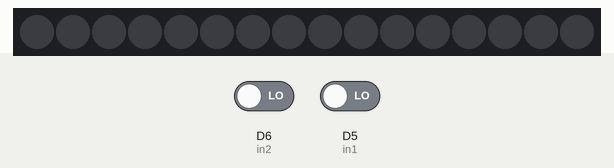
A sketch run on a simulated ESP8266 (NodeMCU). Parts: 16 RGB LEDs in strip order, left to right. The test bench sets the inputs (shaded band); at power-on: D6 (in2) LOW, D5 (in1) LOW. Dim RGB values are drawn brighter than linear.

Above: at 1.2 s.
1.3 s: D6 (in2) driven HIGH
At 1.7 s:
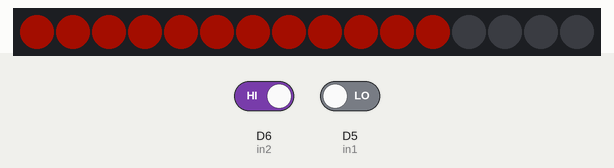
4.3 s: D5 (in1) driven HIGH
At 4.45 s:
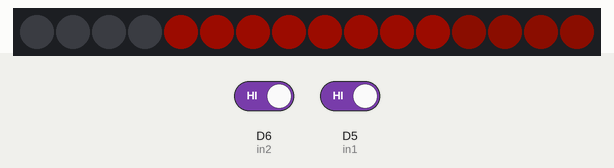
7.3 s: D6 (in2) driven LOW
At 8.0 s:
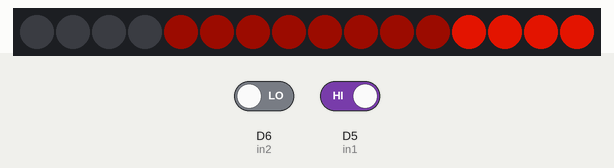
8.8 s: D6 (in2) driven HIGH
At 9.46 s:
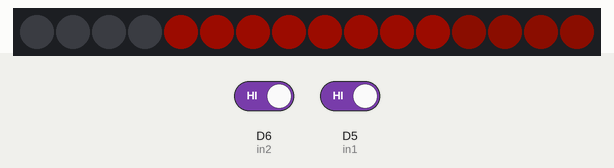
Timing chart, 0 to 11.8 s (numbered marks = the images above; inputs shaded):
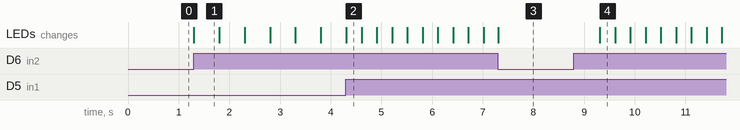

The sketch:

LED_control.ino
```cpp
#define FASTLED_ESP8266_RAW_PIN_ORDER
#include <FastLED.h>

/* *** Pinout ***
 *  Input pin 1: D5
 *  Input pin 2: D6
 *  LED output: D8
*/

// LED setup
#define NUM_LEDS 16  // Change to match the number of addressable LEDs used
#define DATA_PIN D8  // Signal line for LEDs is pin D8
int whichLED = 0;

// LED positions, to be used in loops. Numbered in order of wiring.
// Skull eyes (4)
const int waitingPosStart = 12;
const int waitingPosEnd = 16;
// Candy dispense slot (4)
const int dispensingPosStart = 0;
const int dispensingPosEnd = 4;
// Internal (8)
const int displayPosStart = 4;
const int displayPosEnd = 12;

// Define the array of leds
CRGB leds[NUM_LEDS];

// Input pins
const int in1 = D5;
const int in2 = D6;


void setup()
{
   FastLED.addLeds<WS2812B, DATA_PIN, GRB>(leds, NUM_LEDS);  // GRB ordering is typical

  // Listener pins
  pinMode(in1, INPUT);
  pinMode(in2, INPUT);
}

void loop()
{
  // 01
  while(digitalRead(in1) == LOW && digitalRead(in2) == HIGH)
  {
    dispensingLights();
    yield();
  }
  // 10
  while(digitalRead(in1) == HIGH && digitalRead(in2) == LOW)
  {
    errorLights();
    yield();
  }
  // 11
  while(digitalRead(in1) == HIGH && digitalRead(in2) == HIGH)
  {
    waitingLights();
    yield();
  }
}

void waitingLights()
{

  // Dim display lights
  for(int i = displayPosStart; i < displayPosEnd; i++)
  {
    leds[i] = CHSV(8, 255, 85);
  }
  // Disable dispensing lights
  for(int i = dispensingPosStart; i < dispensingPosEnd; i++)
  {
    leds[i] = CHSV(8, 255, 0);
  }
  // Brighten waiting lights
  for(int i = waitingPosStart; i < waitingPosEnd; i++)
  {
    leds[i] = CHSV(8, 255, 50);
  }
  FastLED.show();

  // Waiting lights inhale
  for(int x = 55; x < 255; x++)
  {
    for(int i = waitingPosStart; i < waitingPosEnd; i++)
    {
      leds[i] = CHSV(8, 255, x);
    }
    if(digitalRead(in1) == HIGH && digitalRead(in2) == HIGH)
    {
      FastLED.show();
      delay(12);
    }
    else
    {
      break;
    }
  }

  // Waiting lights exhale
  for(int x = 255; x > 55; x--)
  {
    for(int i = waitingPosStart; i < waitingPosEnd; i++)
    {
      leds[i] = CHSV(8, 255, x);
    }
    if(digitalRead(in1) == HIGH && digitalRead(in2) == HIGH)
    {
      FastLED.show();
      delay(12);
    }
    else
    {
      break;
    }
  }
}

void dispensingLights()
{
  // Disable waiting lights
  for(int i = waitingPosStart; i < waitingPosEnd; i++)
  {
    leds[i] = CHSV(8, 255, 0);
  }
  // Brighten dispensing lights
  for(int i = dispensingPosStart; i < dispensingPosEnd; i++)
  {
    leds[i] = CHSV(8, 255, 100);
  }
  // Brighten display lights
  for(int i = displayPosStart; i < displayPosEnd; i++)
  {
    leds[i] = CHSV(8, 255, 100);
  }
  FastLED.show();
  delay(500);

  // Dim dispensing lights
  for(int i = dispensingPosStart; i < dispensingPosEnd; i++)
  {
    leds[i] = CHSV(8, 255, 50);
  }
  // Dim display lights
  for(int i = displayPosStart; i < displayPosEnd; i++)
  {
    leds[i] = CHSV(8, 255, 70);
  }
  FastLED.show();
  delay(500);
}

void errorLights()
{
  // Flash all red
  for(int i = waitingPosStart; i < displayPosEnd; i++)
  {
    leds[i] = CHSV(0, 255, 100);
  }
  FastLED.show();
  delay(500);

  // Flash all blue
  for(int i = waitingPosStart; i < displayPosEnd; i++)
  {
    leds[i] = CHSV(160, 255, 100);
  }
  FastLED.show();
  delay(500);

}
```

Measured:
- after the input at 1.3 s, the LEDs: change at once (image 1)
- after the input at 4.3 s, the LEDs: change at once (image 2)
- after the input at 8.8 s, the LEDs: change after 0.51 s (image 4)
